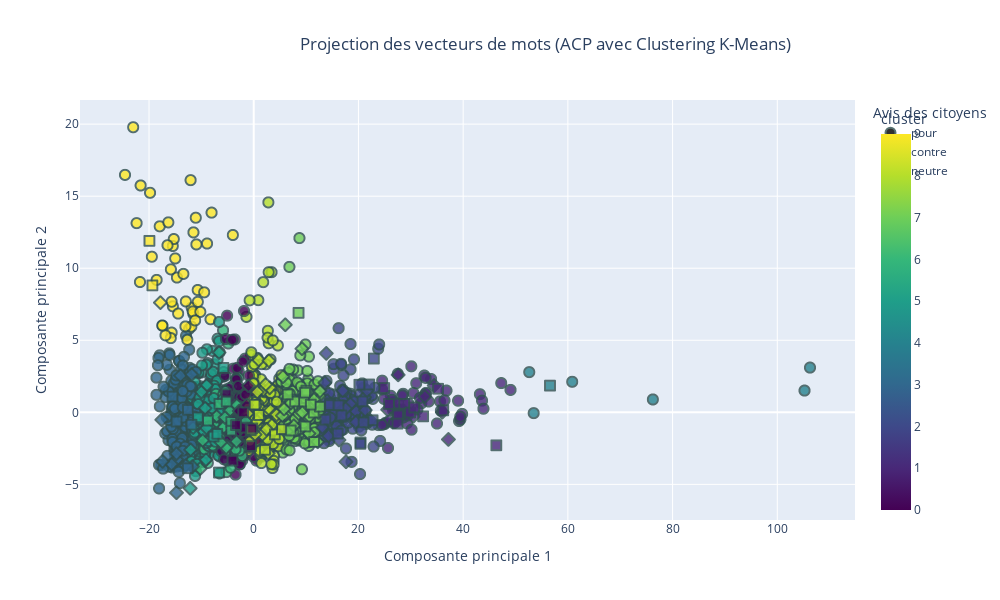

Source (notebook cell):
### Code cell
import plotly.express as px
from sklearn.decomposition import PCA
from sklearn.preprocessing import StandardScaler
from sklearn.cluster import KMeans

# Normalisation des vecteurs
scaler = StandardScaler()
vectors_normalized = scaler.fit_transform(proposition_vectors)

# Réduction des vecteurs à 2 dimensions (ACP)
pca = PCA(n_components=2)
word_vectors_2d = pca.fit_transform(vectors_normalized)

# Appliquer le clustering K-Means
n_clusters = 10  
kmeans = KMeans(n_clusters=n_clusters, random_state=42)
cluster = kmeans.fit_predict(vectors_normalized)
data['cluster'] = cluster

# Préparer les données pour le graphique
df1 = pd.DataFrame(word_vectors_2d, columns=['PC1', 'PC2'])
df1['propositions'] = data['Proposition']  # Ajouter les propositions correspondantes
df1['cluster'] = cluster
df1['cluster'] = kmeans.labels_  # Ajouter les labels des clusters
df1['vote'] = data['Catégorie']
df1['proposition_vectors'] = data['mean_vector']
# Créer le graphique interactif
fig = px.scatter(
    df1, 
    x='PC1', 
    y='PC2',
    symbol = 'vote',
    color='cluster',  # Utiliser les clusters pour la coloration
    hover_name='propositions',  # Afficher le mot lors du survol
    title="Projection des vecteurs de mots (ACP avec Clustering K-Means)",
    labels={'PC1': 'Composante principale 1', 'PC2': 'Composante principale 2','vote':'Avis des citoyens'},
    color_continuous_scale='Viridis',  # Choisir une palette de couleurs
    category_orders={"cluster": [str(i) for i in range(n_clusters)]},
    width = 1000,
    height = 600
)

# Personnaliser les points
fig.update_traces(marker=dict(size=10, opacity=0.8, line=dict(width=2, color='DarkSlateGrey')))

# Ajouter un titre pour la légende des clusters
fig.update_layout(
    title_x=0.3  # Centrer le titre
)


# Afficher le graphique
fig.show()

#df1.to_csv("D:/Gbaki 2A/Projet statistique/propositions_clusters.csv", index=False)

### Figure 1 — Plotly figure (JSON) as saved in the notebook; plotly's stock layout.template omitted (floating-point values rounded to 4 significant figures; data arrays with more than 128 entries replaced by an {"elided": "..."} marker saying what was removed)
{"data": [{"hovertemplate": "<b>%{hovertext}</b><br><br>Avis des citoyens=pour<br>Composante principale 1=%{x}<br>Composante principale 2=%{y}<br>cluster=%{marker.color}<extra></extra>", "hovertext": {"elided": "1736 str values"}, "legendgroup": "pour", "marker": {"color": {"elided": "1736 int values"}, "coloraxis": "coloraxis", "line": {"color": "DarkSlateGrey", "width": 2}, "opacity": 0.8, "size": 10, "symbol": "circle"}, "mode": "markers", "name": "pour", "showlegend": true, "type": "scattergl", "x": {"elided": "1736 float values"}, "xaxis": "x", "y": {"elided": "1736 float values"}, "yaxis": "y"}, {"hovertemplate": "<b>%{hovertext}</b><br><br>Avis des citoyens=contre<br>Composante principale 1=%{x}<br>Composante principale 2=%{y}<br>cluster=%{marker.color}<extra></extra>", "hovertext": ["Il faut raccourcir les vacances scolaires pour introduire des activités culturelles et sportives", "Il faut un remboursement total ou partielle des licences de sport par la sécurité social ", "Il faut transformer 3h de travail (sur les 35h) en 3h de sport obligatoire au travail", "Il faut interdire les JO qui sont profondément discriminants : les billets et logements sont hors de prix pour la majorité des gens", "Il faut être obligé d'adhérer à une association pendant les études (sportive, artistique...) et s'inspirer des usa", "Il faut faciliter l'accès au clubs et associations en remboursant par la sécurité sociale et les mutuelles les abonnements ou licences", "Il faut instaurer des heures de sport obligatoires dans les entreprises.", "Il faut une prise en charge par la sécurité sociale des adhésions dans les clubs et associations sportives avec un contrôle de présence", "Il faut que cela soit rembourser au moins en partie, par le sécurité sociale, ou une aide conséquente par l'employeur", "Il faut le rendre obligatoire à l'école, après la classe : 1 heure par jour a minima. Et idem pour les adultes après le travail ", "Il faudrait que les smartphones se bloquent après une heure d'utilisation et se débloquent après 10 minutes d'activité.", "Il faut annuler les JO et utiliser l'argent pour des équipements de proximité et des encadrants payés correctement", "Il faut des clubs gratuits. ", "Il faut interdire les jeux olympiques : c’est polluants et réservés à une élite bourgeoise. ", "Il faut faciliter l'accès aux clubs ou associations sportives en remboursant par la sécurité sociale et les mutuelles les abonnements", "Il faut imposer sur les 35 heures qu’il y ait une heure de sport financé par les employeurs sur le temps de travail.", "Il faut que les entreprises, associations, sociétés, etc. rendent obligatoire une activité sportive 30 minutes par jour", "Il faut s’inspirer du système militaire avec la mise en place de la pratique sportive sur le temps de travail.", "Il faut rembourser par la CPAM les inscriptions à des clubs de sport. Des personnes sportives sont des personnes en meilleur santé", "Il faut une participation financière pour ceux qui font leurs trajets quotidiens a vélo (sauf VAE car ils bénéficient déjà d'aide a l'achat)", "Il faut récompenser financièrement les Français qui font 10 000 pas/jour système points, tickets ciné resto etc ou à partir d'un nbre de pas", "Il faut rendre le sport obligatoire. 2H/semaine payées par l'Etat via carte numérique activable à partir de 30 min sport.", "Il faut rendre les activités physiques remboursées par la sécurité sociale.", "Il faut mettre en place un échauffement matinal physique tous les matins pour toutes la population", "Il faut démocratiser la pratique sportive sur les lieux de travail des gens en instaurant une pause de 2h entre midi et deux.", "Il faut des écrans publicitaires ou l’on peut voir défiler diverses pratiques sportives, leurs bienfaits, sous fond musical, dans la rue. ", "Il faut initier la mise en forme collective dans les entreprises, le matin avant de prendre son poste et le soir avant de partir", "Il faut 1 abonnement gratuit/an à un club de sport ou d'activité physique de son choix.", "Il faut passer à des semaines de 32h et à des week-ends de 3 jours", "Il faut empêcher les gens de travailler dimanche et ouvrir les installations sportives pour la pratique du sport", "Il faut pouvoir payer son ticket de bus en faisant 20 squats, comme à Cluj (Roumanie) ? Bus gratuit pour les personnes handicapées/âgées.", "Il faut pour les emplois non physiques une heure de sport le matin avant la prise de poste.", "Il faut que les massages (chinois, thaï) puissent être pris en charge au même titre que l'ostéopathie. Bénéfique pour la récupération/stress", "Il faut construire dans tous les quartiers urbains et villages des piscines publiques naturelles, dans des serres végétales, à eau recyclée", "Il faut développer des \"cours de sport en plein air nocturnes\" avec des équipements lumineux.", "Il faut à partir de 40 ans une participation de la sécurité sociale pour une pratique sportive dans un club", "Il faut élargir massivement les possibilités de nager en site naturel toute l’année et en accès libre (lacs, canaux, etc.).", "Il faut allier salle de sports et jeux vidéos, rendre cela ludique !", "Il faut initier les français aux jeux sportifs en réalité virtuelle et équiper les établissements de type EPHAD.", "Il faut rémunérer les sportifs qui participent à des événements de promotion du sport dans les communes ou les régions", "Il faut renforcer les incitations aux pratiques sportives pour la santé par un crédit d'impôts plafonné pour l'emploi d'un coach", "Il faut que les collectivités financent des coachs qui aident les familles volontaires à améliorer leur comportement (activité, repas…).", "Il faut retirer les parkings de dépose des enfants proches écoles-collèges, pour redonner l'autonomie des déplacements à pieds ou vélo.", "Il faut stopper les jeux olympiques, c'est une hérésie !", "Il faut que ce soit obligatoire pour les enfant de 5 à 12 ans d'être inscrit dans une association afin de pratiquer une activité physique", "Il faut sacraliser le sport au collège et lycée, avec un coef fort et noter la performance autant que la démonstration d'esprit d'équipe.", "Il faut moins de restriction vestimentaire pour les pratiques en compétition tant que cela nuit pas à la discipline elle même ex : voile", "Il faut une application qui permettrait de gagner du temps d’écran en échange d’activité physique que les parents programmeraient. ", "Il faut créer des créneaux horaires réservés aux activités sportives dans les parcs.", "Il faut que le coup de l'activité sportive puisse être prise en charge/remboursée par l'employeur, la sécurité sociale", "Il faut arrêter de confondre sport et activité physique, l'un est une absurdité délétère, l'autre est indispensable.", "Il faut obliger chaque club à avoir une équipe handisport pour chaque activité", "Il faut supprimer/diminuer les remboursements des médicaments des personnes qui pourraient se soigner grâce à l'activité physique.", "Il faut valoriser les notes des élèves sportifs (extra-scolaire) afin de motiver les autres à la pratique régulière d’un sport en fédération", "Il faut proposer aux magasins de sport des rayons pour des articles de pratique sportive, promotion permanente annuelle", "Il faut la rendre obligatoire afin de beneficier de soins médicaux", "Il faut des collaborations avec des influenceurs pour promouvoir un mode de vie actif.", "Il faut créer des défis sportifs basés sur les réseaux sociaux pour encourager la participation en ligne et hors ligne.", "Il faut rendre les inscriptions gratuites dans les clubs de sport en compensant cette gratuité par des subventions publiques", "Il faut que les éducateurs sportifs soient remboursés par la sécurité sociale.", "Il faut proposer un prix littéraire pour récompenser les livres pour apprendre un sport ou pour avoir une activité physique.", "Il faut inciter fiscalement à prendre un coach sportif personnel", "Il faut permettre aux employeurs de payer mieux ceux qui sont actifs en sport que les sédentaires.Des employés en forme sont plus avantageux", "Il faut donner une place aux transidentités au sein du sport et intégrer ce sujet dans l’ensemble des réflexions liées au sport", "Il faut payer une nounou aux familles monoparentales pour libérer du temps au parent pour pratiquer une activité sportive, 1fois par semaine", "Il faut interdire tous les véhicules à moteur et supprimer des places de parking dans les centres villes pour inciter les citoyens à marcher", "Il faut faire des zones défis au travail: chaise contre le mur, panier basket...", "Il faut taxer lourdement les loisirs statiques (jeux vidéo, streaming etc) pour inciter à choisir des loisirs sportifs, et financer ceux ci.", "Il faut inscrire la pratique d’une activité physique quotidienne dans la Constitution", "Il faut mettre en place des programmes de réalité virtuelle pour découvrir de nouveaux sports.", "Il faut faire dans les rues et les parcs des sortes de chasses aux trésors et collecter ainsi des bons de reductions, places de concerts...", "Il faut interdire les jeux olympiques, surtout en France.", "Il faut créer des bornes de pointage dans les villes pour la marche à pied mesurant les distances et encourageant les progrès", "Il faut rendre gratuits les places aux JO pour les licenciés", "Il faut imposer à l’entreprise du sport dans le temps de travail ! Il faut accepter de déjeuner en travaillant pour libérer la pause !", "Il faut donner une prime CPAM en proportion du nombre d’heures de sport mensuelles. Grâce à une appli gérée par le ministère de la Santé", "Il faut lever l’interdiction du port du voile dans les fédérations françaises", "Il faut en faire un campagne national : faire des affiches géantes avec des personnes saines physiquement", "Il faut supprimer du vocabulaire le mot sport qui correspond à un abrutissement et le remplacer par activité physique.", "Il faut que les dirigeants montrent l'exemple : médiatiser les activités sportives des politiques, journalistes et autres personnalités", "Il faut pénaliser les déplacements courts en voiture.", "Il faut encourager l'installation d'une innovation : la première machine à café qui fait tapis de course", "Il faut proposer un apéro sportif après un footing entre proches et voisins", "Il faut réduire le volume des retransmissions des sports dans les medias (tv, radio, internet) pour ne pas figer les auditeurs chez eux", "Il faut mettre en place des jeux vidéo interactifs qui récompensent les activités physiques réelles.", "Il faut que les flashmobs se généralisent et deviennent les nouvelles façons de prendre l'apéritif après le travail.", "Il faut interdire l’arrêt et le stationnement à moins d’un kilomètre des établissements scolaires.", "Il faut du temps et par conséquent favoriser un 100% télétravail", "Il faut changer les équipes de haut niveau et les membres des fédérations dès lors qu’il n’y a eu aucune qualification olympique", "Il faut vérifier le passif judiciaire des jeunes qui accèdent à sport études notamment pour le football.", "Il faut supprimer les cotisations obligatoires des fédérations sportives.", "Il faut favoriser les réunions non formelles au sein de l'entreprise en invitant les conjoints pour des thés ou dîners dansants.", "Il faut interdire les sports non écologiques comme le ski et la formule 1", "Il faut que tout le monde prennent des trotinettes ou des vélos électriques c'est bon pour la planète.", "Il faut offrir 1 ou 2 jours de CP, payés par l’Etat, à qui le souhaite, pendant les JO, pour regarder les épreuves et susciter des vocations", "Il faut interdire toutes les demandes de certificats médicaux que ce soit pour les clubs, les professionnels et les compétitions.", "Il faut augmenter les cotisations sociales de ceux qui ne s'inscrive dans aucun sport. ", "Il faut augmenter le prix des carburants pour inciter à aller à pied (au moins partiellement). Pas à vélo! A pied!", "Il faut augmenter les cotisations sociales des non-sportifs. Ils coutent plus cher à la sécu, c'est à eux de payer.", "Il faut adopter un chien ça fera à minima 45 minutes de marche 3 fois par jour", "Il faut pouvoir exclure tout membre d’une fédération qui n’est pas au résultat et éviter qu’il reprenne sa place", "Il faut réduire le nombre d'arrêt de bus en ville pour obliger la marche, un pour 500m semble juste.", "Il faut inciter les Français à s'équiper de montres connectées pour les stimuler à bouger et atteindre des (petits) objectifs quotidiens.", "Il faut encourager les garçons à s'inscrire dans un club de football ou de rugby."], "legendgroup": "contre", "marker": {"color": [2, 2, 1, 7, 1, 3, 5, 6, 6, 5, 0, 6, 3, 5, 3, 5, 6, 0, 8, 8, 2, 8, 3, 6, 0, 7, 0, 3, 8, 5, 0, 5, 2, 8, 3, 6, 7, 2, 2, 8, 7, 8, 7, 3, 3, 2, 8, 0, 8, 3, 5, 7, 2, 6, 8, 2, 5, 7, 6, 3, 8, 6, 6, 6, 5, 2, 7, 8, 5, 7, 7, 3, 5, 6, 8, 2, 7, 5, 1, 7, 7, 1, 2, 1, 2, 7, 1, 2, 8, 2, 7, 7, 1, 8, 7, 7, 6, 9, 8, 0, 2, 8, 8, 2], "coloraxis": "coloraxis", "line": {"color": "DarkSlateGrey", "width": 2}, "opacity": 0.8, "size": 10, "symbol": "diamond"}, "mode": "markers", "name": "contre", "showlegend": true, "type": "scattergl", "x": [22.26, 17.62, 27.59, 11.48, 25.59, -14.82, -9.012, -10.23, -5.053, -9.565, -3.476, -3.241, -14.67, -9.019, -14.75, -8.542, -5.578, -1.344, 1.625, 0.9722, 19.58, 3.194, -14.76, -5.268, -1.015, 7.663, -2.818, -11.71, 3.576, -10.0, -2.702, -9.12, 19.75, 1.785, -17.56, -6.281, 12.36, 13.1, 16.98, 4.128, 10.27, 0.2492, 9.204, -13.98, -12.98, 18.42, 1.051, -3.732, 0.6432, -15.69, -12.14, 10.55, 14.28, -5.724, 4.52, 21.22, -11.58, 7.084, -9.757, -17.42, 2.772, -7.082, -4.612, -5.484, -9.003, 13.58, 12.66, -1.184, -12.05, 6.083, 8.629, -11.87, -6.629, -1.543, 3.044, 21.3, 12.22, -9.294, 37.18, 10.67, 6.026, 34.47, 17.53, 30.48, 16.27, 7.04, 36.01, 13.86, 4.379, 21.65, 5.484, 5.577, 32.68, 2.898, 9.269, 5.799, -3.289, -17.82, 2.467, -2.782, 14.01, 2.288, 0.6734, 19.48], "xaxis": "x", "y": [-0.5707, -3.434, 2.598, 0.8985, 0.1798, -3.362, -0.4781, -3.904, -2.327, -1.321, -1.46, 0.4943, -3.278, 1.873, -2.868, -1.02, -1.024, 0.4999, -1.544, 3.637, 0.06025, 0.1411, -5.582, -2.462, 1.839, -0.9341, -0.7408, -3.759, -0.8515, 1.413, 0.01215, -3.296, -0.6051, 1.562, -0.5196, -2.076, -0.01531, -1.043, 1.501, -0.1683, -0.3572, -1.542, 4.416, 2.546, -3.688, 0.5802, -0.3981, -1.523, -0.6267, -3.602, -5.274, -1.474, -1.635, -1.023, -0.3857, 1.042, -1.053, 0.7644, -1.955, -3.407, -2.84, -0.2803, 0.112, -0.3629, -1.082, 2.049, 1.479, -0.0824, -2.599, -0.1736, -0.1001, 2.625, 4.149, -0.6007, 1.7, 0.1505, -2.047, 0.289, -1.882, -0.2951, 6.075, 1.861, 0.2611, -0.2819, -1.921, 0.6278, 0.01271, 4.089, -0.1711, 1.506, -0.2333, 2.468, 1.099, 3.579, -0.01615, 0.2288, -2.018, 7.612, -1.178, 0.09263, 0.8117, 1.936, 1.403, -0.6872], "yaxis": "y"}, {"hovertemplate": "<b>%{hovertext}</b><br><br>Avis des citoyens=neutre<br>Composante principale 1=%{x}<br>Composante principale 2=%{y}<br>cluster=%{marker.color}<extra></extra>", "hovertext": ["Il faut créer des challenges sportifs tous les mois et une compétition entre participants ce qui motivera encore plus.", "Il faut proposer des \"flash mobs sportifs\" dans les lieux publics pour encourager la spontanéité.", "Il faut interdire aux mairies de fermer un gymnase aux heures de nuit uniquement pour économiser de l’électricité !", "Il faut que les profs de sport officient dans les clubs ! Le sport scolaire se concentre sur les enfants ne faisant pas (encore) de sport.", "Il faut développer des activités physiques douces : yoga de chaise, et aide financière pour vélo d'appartement", "Il faut aller au boulot en velo", "Il faut créer le ministère de la culture populaire, qui intègrera aussi l'APSA Activité Physique Sportive Artistique, différente de l'EPS.", "Il faut inventer les apéros sportifs ! On se retrouve dans une ambiance conviviale avec des voisins et proches autour d’une collation", "Il faut reconnaître les coachs sportifs ou coach en nutrition comme des professionnels de santé", "Il faut un sport axé sur la communauté où ses membres sont impliqués dans les décisions, favorisant plus de démocratie participative", "Il faut un centre \"thermal\" accessible dans chaque département pour les personnes âgées ou ayant des douleurs avec des kinés", "Il faut éviter volontairement de se faire aider dans la mesure du possible et s'obliger à faire soi-même pour entretenir son corps.", "Il faut que le double projet d'un.e SHN soit réellement pris en compte par les DTN et CTN", "Il faut régulièrement évaluer les actions des CTN", "Il faut que les SHN listés aient les mêmes avantages notamment dans les Creps (accès aux services médicaux et psycho)", "Il faut faciliter la vie de nos SHN au collège prévoir des heures prof pour le rattrapage après compétition. ", "Il faut faire la promotion d'applications comme HelloSport.", "Il faut soutenir les applications comme weward et surtout que l'état propose une application du style car - de gens dans les hôpitaux.", "Il faut proposer des APPN dans toutes les écoles et pas seulement au sein des QPV pour faire aimer le sport de plein air", "Il faut que le département puisse payer les entraîneurs en fonction du nombre de licenciés (ce qui en entraînera une hausse)", "Il faut voir qu'il y a l'offre tremplin strict à 11 séances en Maison Sport Santé. Mais une PMR à vie n'a pas accès à un sport normal après.", "Il faut lutter contre l'insuffisance de financement pérenne des MSS afin de sécuriser leur modèle éco déjà très fragilisé par l'offre privée", "Il faut donner une note de difficultés d'une activité physique et du niveau. Cela existe pour des activités comme le trekking.", "Il faut renforcer les MSS car elles ont l'obligation de sensibiliser et promouvoir l'activité physique. Promouvoir une nouvelle culture", "Il faut tracer simplement sur le sol les lignes délimitant les terrains de sport de tous les sports olympiques pour faire du air-sport.", "Il faut faire payer le montant des adhésions à un club sportif (en Sport Adapté, en sport loisirs ou en Sport compétition)", "Il faut créer sur les montres connectées une activité \"Trajet sans voiture\" qui compte la distance totale parcourue et aussi les pas.", "Il faut être plus présent dans les salles", "Il faut modifier les conditions d’accès aux fonctions d’entraîneurs de haut niveau et non plus laisser le statut de la fonction publique", "Il faut prendre exemple sur l’Education Scolaire qui est mise en place aux États unis sur le sport.", "Il faut pouvoir traiter des demandes en activité physique qui n'ont pas trouvé d'offre.", "Il faut promouvoir les activités connectées", "Il faut non un cours de tennis des tables de ping-pong, moins onéreux et plus ludique", "Il faut mettre à disposition une fiche simple indiquant la chronologie pour la création d'une association sport santé", "Il faut que les EAPAS, Enseignants en Activité Physique Adaptée de Santé Licence et Master STAPS APAS soient conventionnés.", "Il faut accompagner la structuration, l’outillage et la montée en compétences des organisations de l’écosystème", "Il faut aider financièrement le SHN afin de lui permettre de se déplacer sur les compét et d'assurer son avenir ", "Il faut systématiser la conduite de mesures d’impacts des projets et des politiques sportives, pour objectiver les bénéfices pour la société", "Il faut une compétition mondiale pour réunir les peuples sur une ville sur cette belle planète tout en respectant notre terre", "Il faut voir du coté des \"Contrat Local de Santé\" portés pas les Communautés de communes et l'ARS", "Il faut imposer un principe clair de subsidiarité des compétences entre les différents acteurs institutionnels du sport", "Il faut des spots publicitaires pour tout public.", "Il faut intégrer 1 journée collective sport obligatoire au sein de chaque fonction publique et autres administrations ", "Il faut utiliser les applications mobiles qui permettent de mettre les amateurs en relation. ex : l’application « Potesport »", "Il faut un outil moderne et géré pour démocratiser le privilège d'assister à ce rendez-vous sportif des J.O. Des professionnels aussi.", "Il faut des structures nationales au fonctionnement moins coûteux et plus adaptées aux besoins de formation de cadres en régions.", "Il faut communiquer sur l'existence de l'enseignant en activité physique adaptée, profession spécifique à la pratique physique et la santé.", "Il faut développer les séances de sport par internet, qu'on puisse les faire avec des amis en direct, ou ensuite en différé: c'est top !", "Il faut nécessairement rendre les activités physiques plus attrayantes en les fusionnant avec des activités artistiques, par exemple.", "Il faut que l'animation des activités physiques adaptées de santé soit associée à la médiation culturelle et scientifique.", "Il faut soutenir des applications comme Smatchy qui aident à rendre le sport pour tous accessibles gratuitement", "Il faut permettre aux parents d’initier leurs enfants aux sports sans les clubs ou fédérations. Juste pouvoir louer l’espace ou terrain.", "Il faut créer des \"parcours sportifs mystères\" où les participants découvrent l'activité au dernier moment.", "Il faut ouvrir des campus universitaires", "Il faut encourager les filles à s'inscrire dans un club de football ou de rugby.", "Il faut couvrir le plus grand nombre de terrains de pétanque pour permettre cette activité ludique et intergénérationnelle toute l'année !", "Il faut créer un groupe de même niveau qui se motive les uns les autres ...", "Il faut développer et encourager le concept de \"Walking meeting\" dans les secteurs où il peut être mis en place.", "Il faut créer des associations pour les personnes intéressées et faire des publicités sur la télé et sur les réseaux sociaux", "Il faut organiser des compétitions sportives par tranches d'âges entre villes puis entre départements et enfin entre régions.", "Il faut leur dire que ça éveille en nous des substances naturelles au moins aussi puissantes que toutes les drogues ou alcools réunis", "Il faut aménager des latrines à proximité des lieux de passage piétons et des deux roues.", "Il faut que chaque acteur public puisse analyser son budget et créer un budget primitif sensible au genre dans le sport", "Il faut que les clubs de sport pour les enfants ne proposent plus de créneaux le mercredi mais le soir et le weekend", "Il faut construire des praticables couverts pour favoriser la pratique ensemble de pratiques artistiques.", "Il faut couvrir le maximum de terrains de sport ,y compris pour la pétanque, quand le foncier est rare  (pour les jours de pluie)", "Il faut pratiquer un sport collectivement  jusqu'à 90 ans dans chaque quartier ou village. ", "Il faut offrir avantages fiscaux, financiers (impôts, mutuelles...) proportionnels aux gains dont la société profite de la part des sportifs", "Il faut proposer plus de jeux de piste comme les mozaïques space invaders, pokemon, geocaching..."], "legendgroup": "neutre", "marker": {"color": [1, 3, 1, 8, 0, 9, 0, 4, 6, 7, 7, 7, 1, 1, 7, 0, 2, 7, 5, 7, 3, 7, 7, 8, 7, 8, 2, 2, 0, 6, 5, 2, 7, 8, 3, 2, 2, 1, 2, 6, 2, 1, 0, 2, 1, 8, 0, 7, 5, 2, 6, 5, 1, 1, 1, 0, 3, 8, 2, 7, 1, 2, 3, 2, 5, 1, 6, 2, 9], "coloraxis": "coloraxis", "line": {"color": "DarkSlateGrey", "width": 2}, "opacity": 0.8, "size": 10, "symbol": "square"}, "mode": "markers", "name": "neutre", "showlegend": true, "type": "scattergl", "x": [25.85, -12.58, 27.83, 4.03, -5.182, -19.93, -0.5188, 56.58, -4.294, 8.563, 9.866, 11.46, 32.36, 27.55, 12.63, -1.681, 14.57, 7.908, -7.665, 9.609, -14.75, 6.483, 11.53, 2.152, 10.06, 5.379, 22.06, 16.05, -2.008, -4.304, -6.955, 20.4, 7.067, -0.5647, -12.6, 14.59, 20.77, 36.2, 20.18, -8.753, 22.69, 27.45, -3.376, 16.18, 35.2, 0.9754, -4.075, 9.795, -6.632, 20.37, -6.564, -10.68, 28.74, 24.93, 29.86, -0.2927, -15.51, 0.1706, 20.98, 10.9, 46.33, 22.94, -11.9, 13.68, -5.792, 30.65, -5.169, 16.75, -19.36], "xaxis": "x", "y": [0.5813, 0.174, -0.09328, -1.532, 1.257, 11.9, -2.349, 1.854, -0.6735, 6.904, -0.9807, -0.01658, -0.2789, -0.2091, 0.391, -1.062, 0.6218, 0.7596, -1.682, 0.7547, -0.6422, 1.245, -2.056, -2.599, 1.501, -1.174, 1.928, -1.476, 0.002652, -1.275, -1.491, -2.097, -1.262, -1.238, -3.881, 0.4959, 0.7624, 0.138, 1.913, -0.5761, -0.5492, -0.7812, -0.8876, 0.4881, 1.636, -0.1846, -3.356, 1.36, -4.183, -2.186, 0.5897, -0.3466, 0.5914, 1.685, -0.01247, -1.116, 1.091, 0.5351, -0.6925, 0.5304, -2.289, 3.728, -0.8607, -0.5087, 3.081, 0.3388, 0.7535, -0.2193, 8.811], "yaxis": "y"}], "layout": {"coloraxis": {"colorbar": {"title": {"text": "cluster"}}, "colorscale": [[0, "#440154"], [0.1111, "#482878"], [0.2222, "#3e4989"], [0.3333, "#31688e"], [0.4444, "#26828e"], [0.5556, "#1f9e89"], [0.6667, "#35b779"], [0.7778, "#6ece58"], [0.8889, "#b5de2b"], [1, "#fde725"]]}, "height": 600, "legend": {"title": {"text": "Avis des citoyens"}, "tracegroupgap": 0}, "title": {"text": "Projection des vecteurs de mots (ACP avec Clustering K-Means)", "x": 0.3}, "width": 1000, "xaxis": {"anchor": "y", "domain": [0, 1], "title": {"text": "Composante principale 1"}}, "yaxis": {"anchor": "x", "domain": [0, 1], "title": {"text": "Composante principale 2"}}}}
